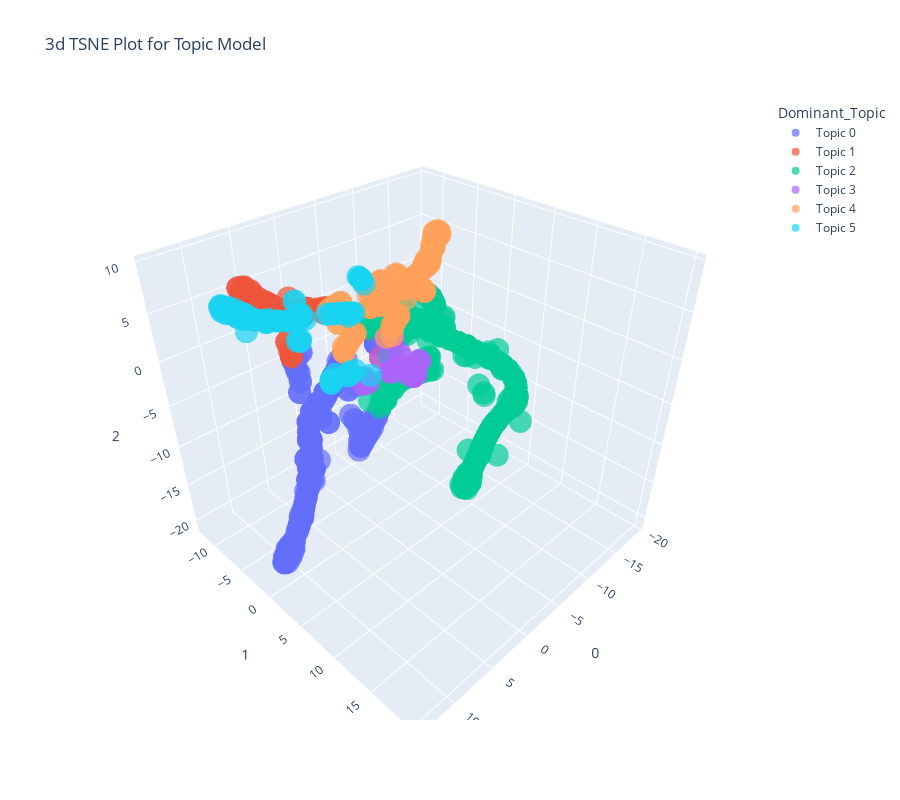

Notebook source saved alongside this figure:
### Markdown cell above
## T-distributed Stochastic Neighbor Embedding (t-SNE)

### Code cell
plot_model(lda2, plot = 'tsne')
